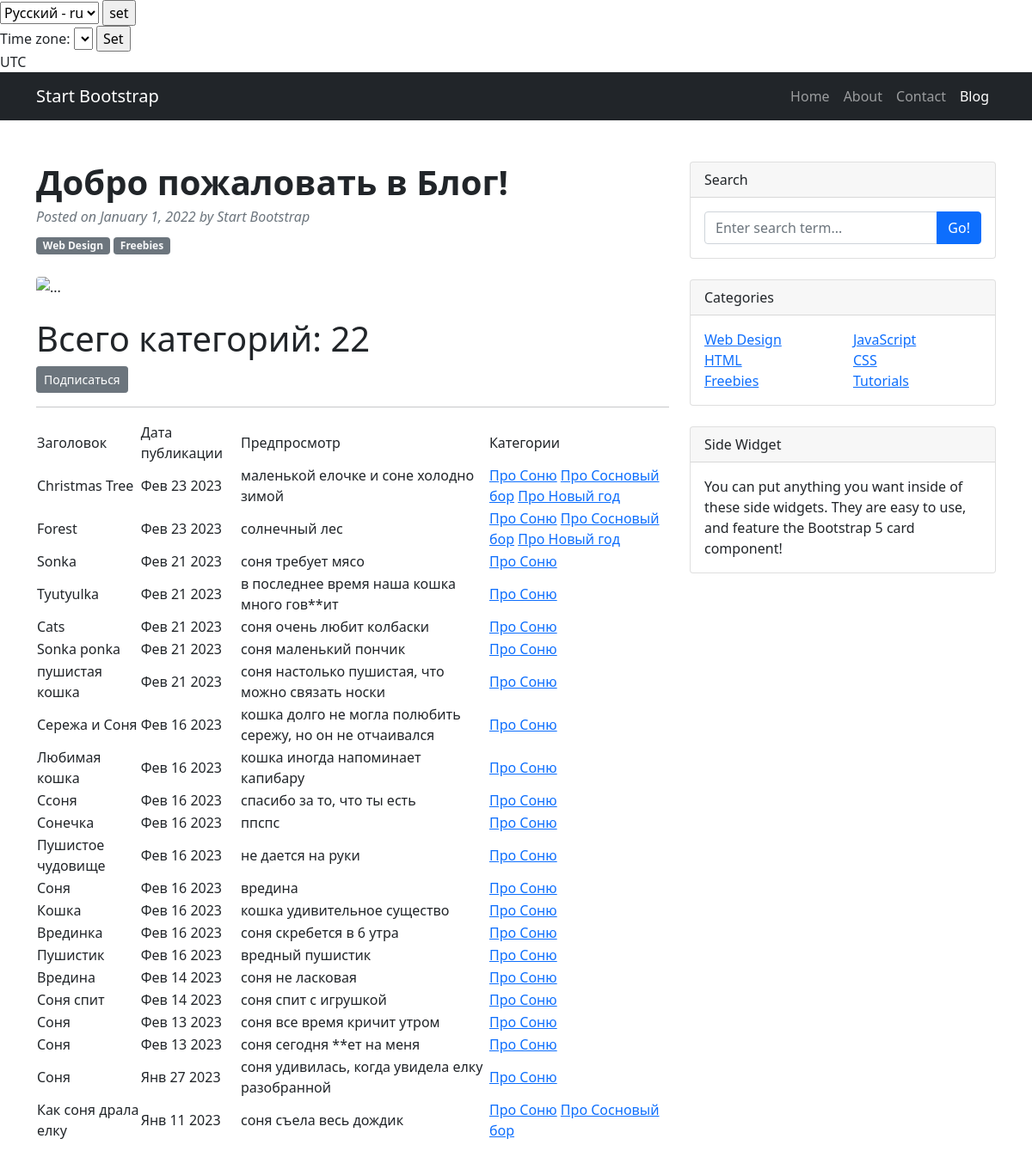
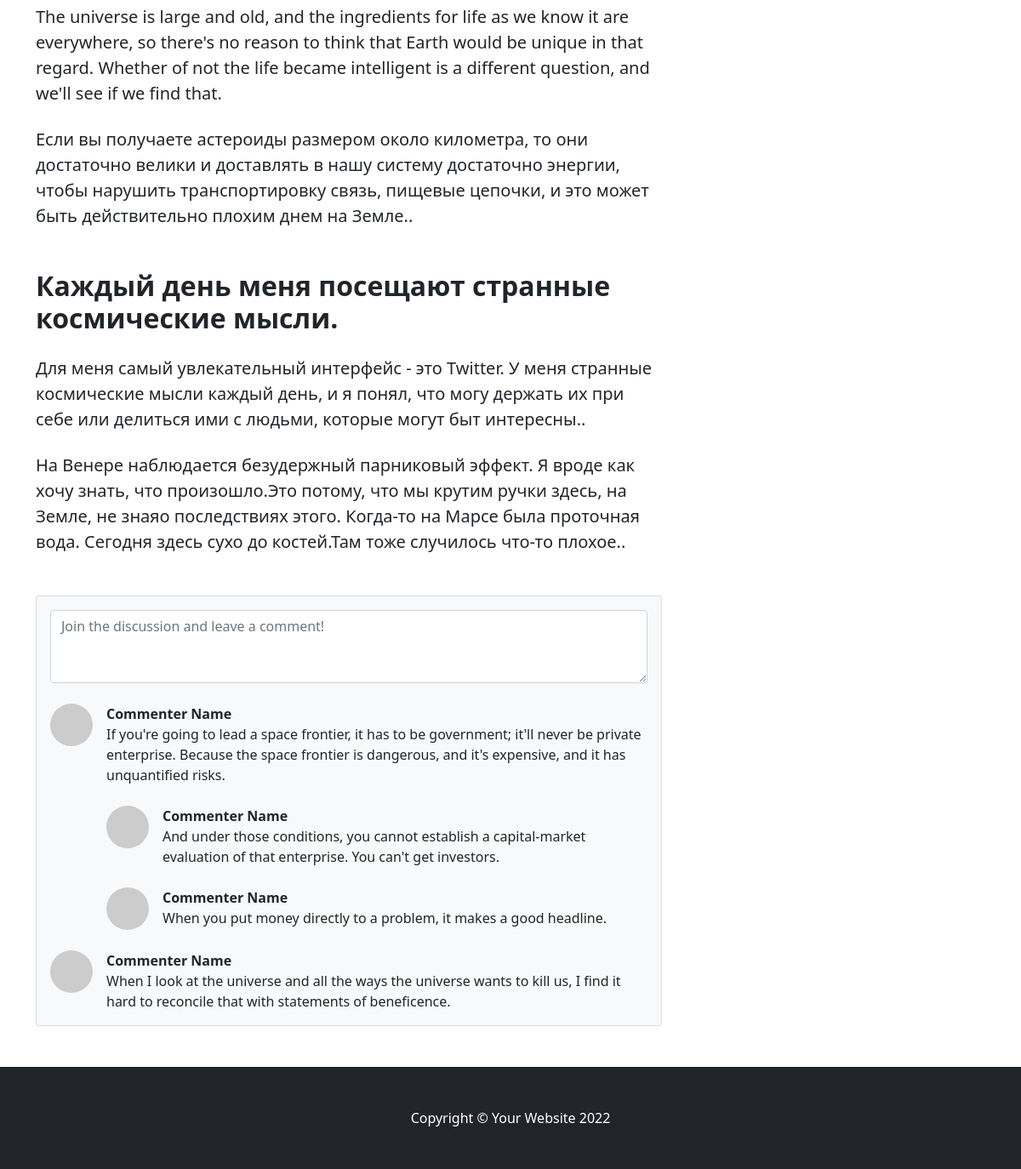
Page /posts/categories/1 on the committed database (2 pictures, top to bottom).
### news/models.py (models this page shows, shortened)
class Post(models.Model):
    author = models.ForeignKey(Author, on_delete=models.CASCADE)
    TYPES = [
        ('AR', 'Статья'),
        ('NW', 'Новость')
    ]
    type = models.CharField(max_length=2,
                            choices=TYPES,
                            default='AR')
    time_in = models.DateTimeField(auto_now_add=True)
    topics = models.ManyToManyField(Category, through='PostCategory')
    title = models.CharField(max_length=64)
    text = models.TextField()
    rating_article = models.IntegerField(default=0)

class Category(models.Model):
    topic = models.CharField(max_length=64, unique=True)
    subscribers=models.ManyToManyField(User, related_name='categories')
    def __str__(self):
        return self.topic

### news/views.py (the view)
# urls.py: path('categories/<int:pk>', CategoryListView.as_view(), name='category_list'),
class CategoryListView(ListView):
    model = Post
    template_name = 'flatpages/category_list.html'
    context_object_name = 'category_news_list'
    def get_queryset(self):
        self.topics = get_object_or_404(Category, id=self.kwargs['pk'])
        queryset= Post.objects.filter (topics=self.topics).order_by('-time_in')
        return queryset
    def get_context_data(self, **kwargs):
        context=super().get_context_data(**kwargs)
        context['is_not_subscriber'] = self.request.user not in self.topics.subscribers.all()
        context['category']=self.topics
        return context

### news/templatetags/custom_filters.py (called while the page is built)
@register.filter()
def censor (value):
    if isinstance (value,str):
        for bw in BAD_WORDS:
            value = value.lower().replace(bw[1:].lower(),'*'*len(bw[1:]))
        return f'{value} '
    else:
        raise TypeError (f'Ошибка! {type(value)} не подходит')

### templates/flatpages/category_list.html (shortened to what this page needs)
{% extends 'flatpages/default.html' %}
{%load custom_filters %}
{% load custom_tags %}
{% block content %}
<h1> Всего категорий: {{ category_news_list|length }} </h1>
    {% if is_not_subscriber %}
        <p><a href = "{% url 'subscribe' category.id %}" class="btn btn-secondary btn-sm" >Подписаться </a></p>
    {% endif %}
<hr>
    {% if category_news_list %}
        <table>
            <tr>
               <td> Заголовок </td>
               <td> Дата публикации </td>
               <td> Предпросмотр </td>
                <td>Категории</td>
            </tr>
            {% for post in category_news_list %}
            <tr>
                <td>{{ post.title }}</td>
                <td>{{ post.time_in|date:'M d Y'}}</td>
                <td>{{ post.text|truncatewords:20|censor}}</td>
                <td>
                        {% for category in post.topics.all %}
                    <a href="{% url 'category_list' category.id %}">{{ category }}</a>
                        {% endfor %}
                </td>
            </tr>
            {% endfor %}
        </table>
    {% else %}
        <h2> Постов нет!</h2>
    {% endif %}
{% endblock content %}

### rows in the picture
Post: title "Christmas Tree", time_in "Фев 23 2023", text|censor "маленькой елочке и соне холодно зимой"
Category: topic "Про Соню"
Category: topic "Про Сосновый бор"
Category: topic "Про Новый год"
Post: title "Forest", time_in "Фев 23 2023", text|censor "солнечный лес"
Post: title "Sonka", time_in "Фев 21 2023", text|censor "соня требует мясо"
Post: title "Tyutyulka", time_in "Фев 21 2023", text|censor "в последнее время наша кошка много гов**ит"
Post: title "Cats", time_in "Фев 21 2023", text|censor "соня очень любит колбаски"
Post: title "Sonka ponka", time_in "Фев 21 2023", text|censor "соня маленький пончик"
Post: title "пушистая кошка", time_in "Фев 21 2023", text|censor "соня настолько пушистая, что можно связать носки"
Post: title "Сережа и Соня", time_in "Фев 16 2023", text|censor "кошка долго не могла полюбить сережу, но он не отчаивался"
Post: title "Любимая кошка", time_in "Фев 16 2023", text|censor "кошка иногда напоминает капибару"
Post: title "Cсоня", time_in "Фев 16 2023", text|censor "спасибо за то, что ты есть"
Post: title "Сонечка", time_in "Фев 16 2023", text|censor "ппспс"
Post: title "Пушистое чудовище", time_in "Фев 16 2023", text|censor "не дается на руки"
Post: title "Cоня", time_in "Фев 16 2023", text|censor "вредина"
Post: title "Кошка", time_in "Фев 16 2023", text|censor "кошка удивительное существо"
Post: title "Врединка", time_in "Фев 16 2023", text|censor "соня скребется в 6 утра"
Post: title "Пушистик", time_in "Фев 16 2023", text|censor "вредный пушистик"
Post: title "Вредина", time_in "Фев 14 2023", text|censor "соня не ласковая"
Post: title "Соня спит", time_in "Фев 14 2023", text|censor "соня спит с игрушкой"
Post: title "Cоня", time_in "Фев 13 2023", text|censor "соня все время кричит утром"
Post: title "Cоня", time_in "Фев 13 2023", text|censor "соня сегодня **ет на меня"
Post: title "Соня", time_in "Янв 27 2023", text|censor "соня удивилась, когда увидела елку разобранной"
Post: title "Как соня драла елку", time_in "Янв 11 2023", text|censor "соня съела весь дождик"

### other values in the picture
{{ TIME_ZONE }} "UTC"
{{ category_news_list|length }} "22"
form field language "Русский - ru"
